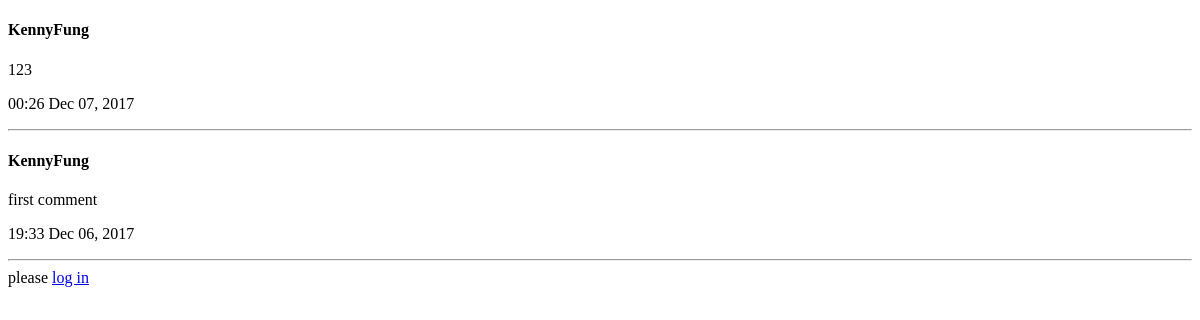
The app's page /content/comments.php?targetKol=1, older data.
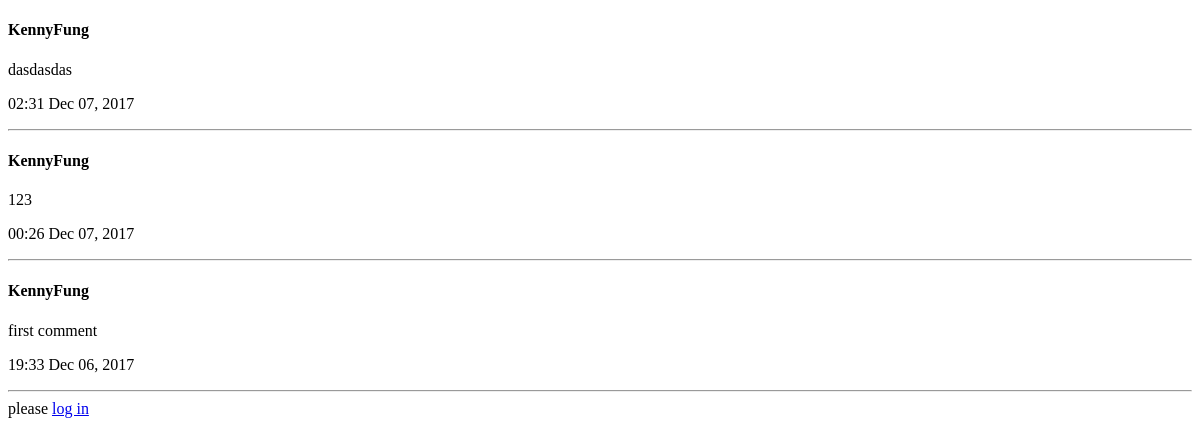
The same page, newer data.
### tables this page shows
CREATE TABLE `comment` (
  `id` int(3) NOT NULL,
  `pid` int(3) NOT NULL,
  `uname` varchar(30) NOT NULL,
  `comment_text` text NOT NULL,
  `timeofcomment` datetime DEFAULT NULL
);

### content/comments.php (the view, shortened to what this page needs)
<!DOCTYPE HTML>
 <html>
<section class="bg-dark text-white" id="comment">
    <div class="container">
        <?php
        $conn=connectDB();
        if(!$_POST&&$conn&&isset($_GET['targetKol'])){
            $commentText=displayComment($conn,(int)$_GET['targetKol']);
            echo $commentText;
        }
        elseif($_POST&&$conn&&isset($_GET['targetKol'])){
            insertComment($conn);
            $commentText=displayComment($conn,(int)$_GET['targetKol']);
            echo $commentText;
            $conn->close();
        }
        ?>
        <?php
        if(!isset($_SESSION['username'])): echo "please <a href='../login/login.php'>log in</a>";
        endif?>
    </div>
</section>
 </html>
 <?php
function displayComment(mysqli $mysql,$pid)
{
    $resultWithHtml="";
    $query="SELECT PID,UNAME,COMMENT_TEXT,TIMEOFCOMMENT FROM COMMENT WHERE PID=$pid  ORDER BY TIMEOFCOMMENT DESC LIMIT 5";
    if($stmt=$mysql->prepare($query)){
      $stmt->execute();
      $stmt->bind_result($pid, $uname, $comment_text, $timeofcomment);
      $stmt->store_result();
      while ($stmt->fetch()) {
        $timeofcomment=strtotime($timeofcomment);
        $timetoprint=date('H:i  M d, Y',$timeofcomment);
        $resultWithHtml=$resultWithHtml."
        <div class='container'>
        <div class='col-md-4 col-lg-4'><h4>$uname</h4></div>
        <div class='col-md-8 col-lg-8'><span>$comment_text</span><p class='text-muted text-center'>$timetoprint</p></div>
        <hr>
        </div>";
      }
    }else{
      $resultWithHtml="<p>There is no comment here. Be the first one!</p>";
    }
        return $resultWithHtml;
    }
function connectDB(){
  $servername='localhost';
  $username = 'root';
  $password = '';
  $db ='project';
  $mysql = new mysqli($servername, $username, $password, $db);
  return $mysql;
}
?>

Row changes from the older to the newer data that the page shows:
added comment: uname "KennyFung", comment_text "dasdasdas", timeofcomment "02:31 Dec 07, 2017"
